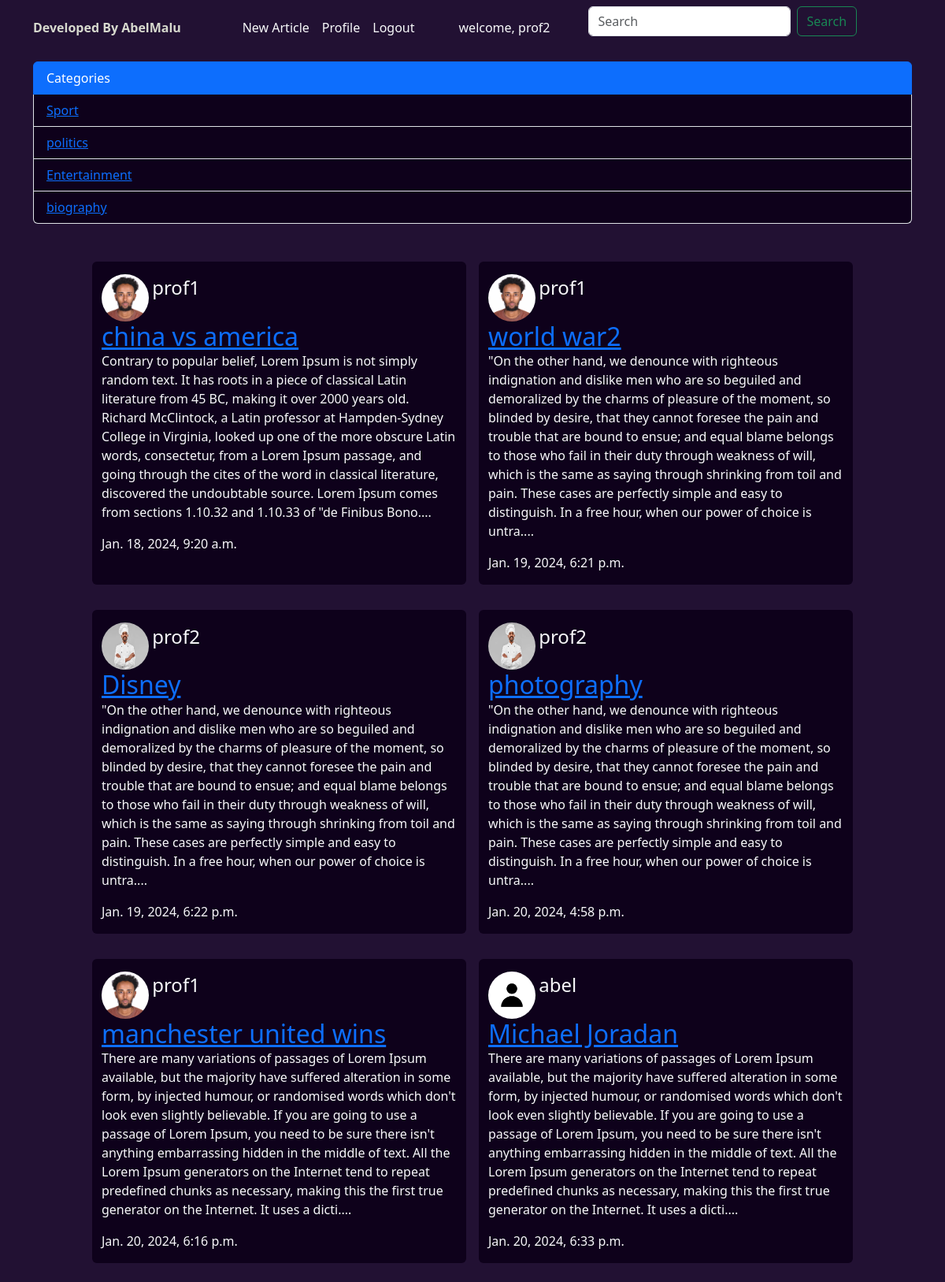
Page / (signed in) on the committed database.
### core/models.py (models this page shows, shortened)
class Category(models.Model):
    name = models.CharField(max_length=100)
    created_at = models.DateTimeField(auto_now_add=True)

class Article(models.Model):
    title = models.CharField(max_length=255)
    slug = models.SlugField()
    body = models.TextField()
    date = models.DateTimeField(auto_now_add=True)
    thumb = models.ImageField(default='default.png',blank=True)
    author =models.ForeignKey(User, default=None, on_delete=models.CASCADE)
    person = models.ForeignKey(Profile, on_delete=models.CASCADE, null=True)
    category = models.ForeignKey(Category,on_delete=models.CASCADE, null= True)
    def snippet(self):
        return self.body[:500]+'....'

class Profile(models.Model):
    user = models.OneToOneField(User, on_delete=models.CASCADE, null=True)
    first_name = models.CharField(max_length=255, null=True)
    last_name = models.CharField(max_length=255, null=True)
    profile_pic = models.ImageField(default='defaultProfile.png')
    def __str__(self) -> str:
        return str(self.user)

### core/views.py (the view)
# urls.py: path('',views.article_list, name='home'),
def article_list(request):
    if 'q' in request.GET:
        q = request.GET['q']
        multiple_query = Q(Q(title__icontains=q))
        articles=Article.objects.filter(multiple_query)
        categories = Category.objects.all()
    else:
        categories = Category.objects.all()
        articles = Article.objects.all().order_by('date')
    context = {
            'articles': articles,
            'categories':categories
        }
    return render(request, 'article_list.html',context)

### templates/article_list.html (shortened to what this page needs)
{% extends 'base_layout.html' %}
{% block content %}
            <div class="container">
                <ul class="list-group pb-3">
                    <li class="list-group-item active" aria-current="true">Categories</li>
                    {% for category in categories %}
                        <li class="list-group-item" style="background: #0e011b;" ><a href="{% url 'category' category.id %}">{{category.name}}</a></li>
                    {% endfor %}
                </ul>
                <div class="row justify-content-center pt-5 g-4">
                    {% for article in articles%}
                        <div class=" col-lg-5 m-2 rounded text-light mb-4 " style="background: #0e011b;">
                                <img src=" {{article.person.profile_pic.url}} " alt="img not found" class="profile-pic rounded-circle mt-3" style="display: inline;" >
                                <div class="" style="display: inline;">
                                        <p  class="h4" style="display: inline;">{{article.person}}</p> <br>
                                    <h2 class="" style="display: inline;" ><a href="{% url 'detail' slug=article.slug %}">{{article.title}}</a></h2>
                                    <p>{{article.snippet}}</p>
                                    <p>{{article.date}}</p>
                                </div>
                        </div>
            {% endfor %}
{% endblock %}

### templates/base_layout.html (shortened to what this page needs)
{% load bootstrap5 %}
{% bootstrap_css %}
{% load static %}
<!DOCTYPE html>
<html lang="en">
<head>
    <link rel="stylesheet" href="{% static '/css/styles.css' %}">
</head>
<body style="background: #221133;" class="text-white">
<nav class="navbar navbar-expand-md navbar-light mb-2">
    <div class="container-lg">
        <a class="nav-first-link" href="{% url 'home' %}">
            <span class="fw-bold">
                Developed By AbelMalu
            </span>
        </a>
        <div class="collapse navbar-collapse justify-content-center " id="main-nav">
            <ul class="navbar-nav">
                {% if user.is_authenticated %}
                <li class="nav-item">
                    <a class="nav-link text-light" href="{% url 'create' %}">New Article</a>
                </li>
                <li class="nav-item">
                    <a class="nav-link text-light" href="{% url 'profile' %}">Profile</a>
                </li>
                <li class="nav-item">
                    <a class="nav-link text-light " href="{% url 'logout' %}">Logout</a>
                </li>
                <li><span class="text-light nav-link px-5">welcome, {{request.user}}</span></li>
                {% endif %}
            </ul>
            <form class="d-flex">
                <input class="form-control me-2" name='q' type="search" placeholder="Search" aria-label="Search">
                <button class="btn btn-outline-success" type="submit">Search</button>
            </form>
        </div>
    </div>
</nav>
        {% block content %}
        {% endblock %}
    </div>
</body>
</html>

### assets/css/styles.css (style rules this page uses)
.nav-first-link { color: #D7D9CE; text-decoration: none; }
nav { background-color:#221133; }

### templates/article_list.html (style rules this page uses)
.profile-pic { width:60px; height:60px; }

### rows in the picture
Category: name "Sport"
Category: name "politics"
Category: name "Entertainment"
Category: name "biography"
Article: person.profile_pic (picture), person "prof1", title "china vs america", snippet "Contrary to popular belief, Lorem Ipsum is not simply random text. It has roots in a piece of classical Latin literature from 45 BC, making it over 2000 years old. Richard McClintock, a Latin professor at Hampden-Sydney College in Virginia, looked up one of the more obscure Latin words, consectetur, from a Lorem Ipsum passage, and going through the cites of the word in classical literature, discovered the undoubtable source. Lorem Ipsum comes from sections 1.10.32 and 1.10.33 of \"de Finibus Bono....", date "Jan. 18, 2024, 9:20 a.m."
Article: person.profile_pic (picture), person "prof1", title "world war2", snippet "\"On the other hand, we denounce with righteous indignation and dislike men who are so beguiled and demoralized by the charms of pleasure of the moment, so blinded by desire, that they cannot foresee the pain and trouble that are bound to ensue; and equal blame belongs to those who fail in their duty through weakness of will, which is the same as saying through shrinking from toil and pain. These cases are perfectly simple and easy to distinguish. In a free hour, when our power of choice is untra....", date "Jan. 19, 2024, 6:21 p.m."
Article: person.profile_pic (picture), person "prof2", title "Disney", snippet "\"On the other hand, we denounce with righteous indignation and dislike men who are so beguiled and demoralized by the charms of pleasure of the moment, so blinded by desire, that they cannot foresee the pain and trouble that are bound to ensue; and equal blame belongs to those who fail in their duty through weakness of will, which is the same as saying through shrinking from toil and pain. These cases are perfectly simple and easy to distinguish. In a free hour, when our power of choice is untra....", date "Jan. 19, 2024, 6:22 p.m."
Article: person.profile_pic (picture), person "prof2", title "photography", snippet "\"On the other hand, we denounce with righteous indignation and dislike men who are so beguiled and demoralized by the charms of pleasure of the moment, so blinded by desire, that they cannot foresee the pain and trouble that are bound to ensue; and equal blame belongs to those who fail in their duty through weakness of will, which is the same as saying through shrinking from toil and pain. These cases are perfectly simple and easy to distinguish. In a free hour, when our power of choice is untra....", date "Jan. 20, 2024, 4:58 p.m."
Article: person.profile_pic (picture), person "prof1", title "manchester united wins", snippet "There are many variations of passages of Lorem Ipsum available, but the majority have suffered alteration in some form, by injected humour, or randomised words which don't look even slightly believable. If you are going to use a passage of Lorem Ipsum, you need to be sure there isn't anything embarrassing hidden in the middle of text. All the Lorem Ipsum generators on the Internet tend to repeat predefined chunks as necessary, making this the first true generator on the Internet. It uses a dicti....", date "Jan. 20, 2024, 6:16 p.m."
Article: person.profile_pic (placeholder picture), person "abel", title "Michael Joradan", snippet "There are many variations of passages of Lorem Ipsum available, but the majority have suffered alteration in some form, by injected humour, or randomised words which don't look even slightly believable. If you are going to use a passage of Lorem Ipsum, you need to be sure there isn't anything embarrassing hidden in the middle of text. All the Lorem Ipsum generators on the Internet tend to repeat predefined chunks as necessary, making this the first true generator on the Internet. It uses a dicti....", date "Jan. 20, 2024, 6:33 p.m."

### other values in the picture
{{ request.user }} "prof2"
